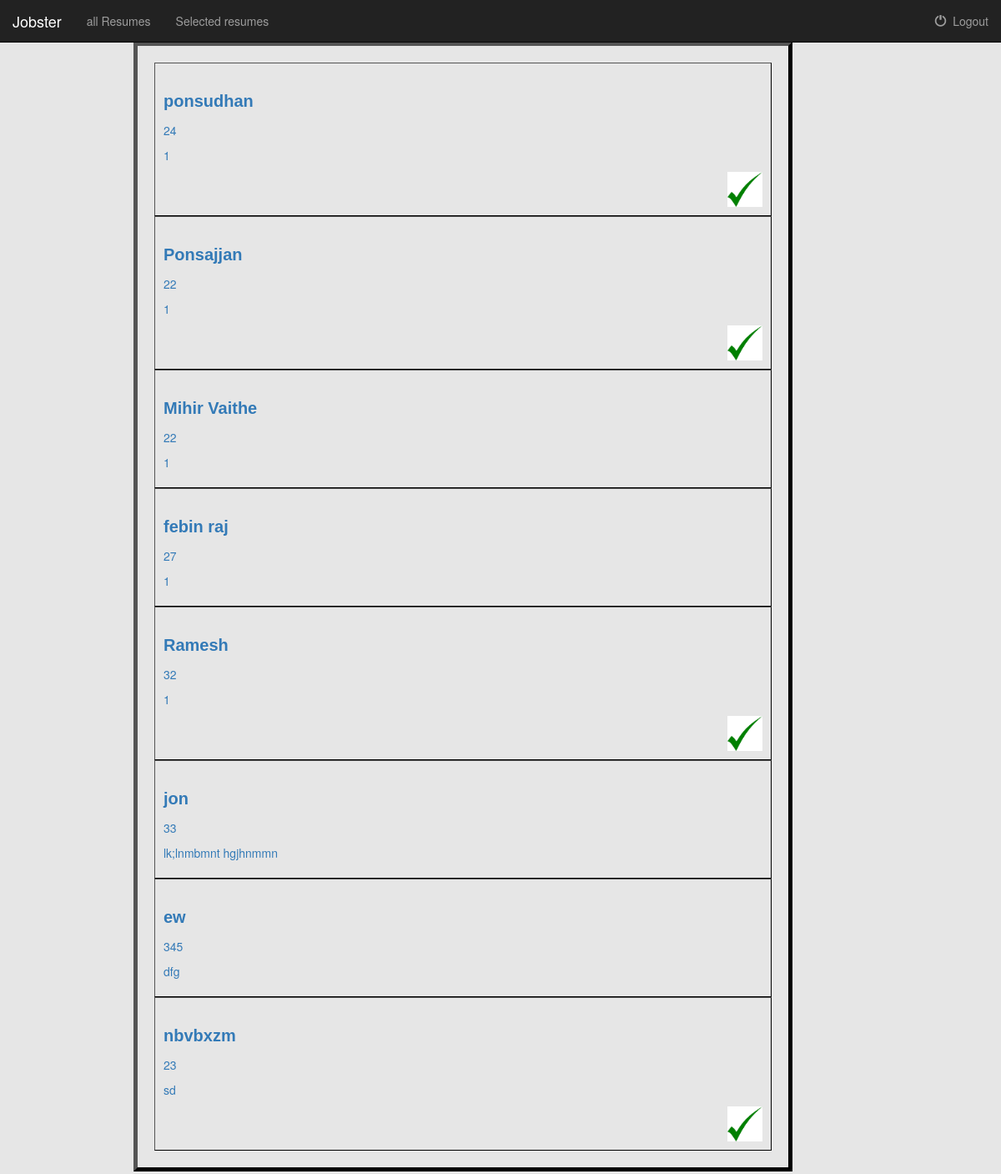
Page /index/ (signed in) on the earlier database version.
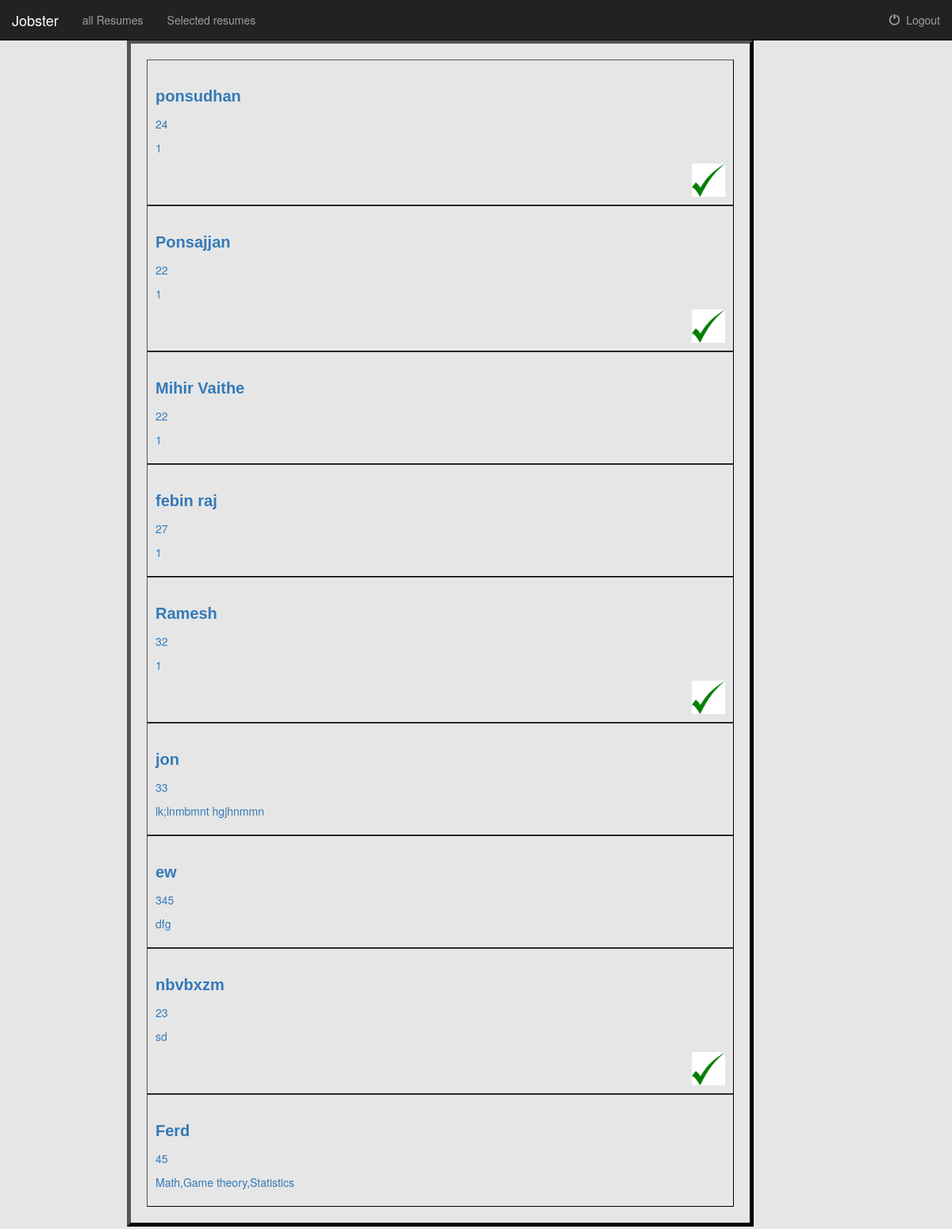
Same page on the later database version.
### submitresume/models.py (models this page shows, shortened)
class Resume(models.Model):
    Name=models.CharField(max_length=100)
    Age=models.PositiveIntegerField(max_length=2)
    Qualification=models.CharField(max_length=200)
    Email=models.EmailField(max_length=150)
    Phone_number = models.PositiveIntegerField(max_length=9)
    About_Me=models.TextField(max_length=1000)
    Skills=models.CharField(max_length=500)
    is_selected = models.BooleanField(default=False)

### submitresume/views.py (the view)
# urls.py: url(r'^index/(?P<resume_id>[0-9]+)/$', views.detail, name='detail'),
def index(request):
    if not request.user.is_authenticated():
        return redirect('submitresume:login')
    else:
        resumes = Resume.objects.all()
        return render(request, 'submitresume/index.html', {'resumes': resumes})

### submitresume/templates/submitresume/index.html
{% extends 'submitresume/base.html' %}
{% block body %}
{% load staticfiles %}
<div id="list-view">
<ul>
    <div class="listitem">
 {% for resume in resumes %}
    <li>
        <a href={{resume.id}}>
                <h3>{{resume.Name}}</h3>
                <p>{{resume.Age}}</p>
                <p>{{resume.Skills}}</p>
            {% if  resume.is_selected %}
        <img src="{% static "submitresume/tick.png" %}" alt="tick" height="42" width="42" align="right">
            {% endif %}
        </a>
    </li>
    {%endfor%}
     </div>
</ul>
</div>
{% endblock %}

Differences in the rows shown:
added Resume: Name "Ferd", Age "45", Skills "Math,Game theory,Statistics"
